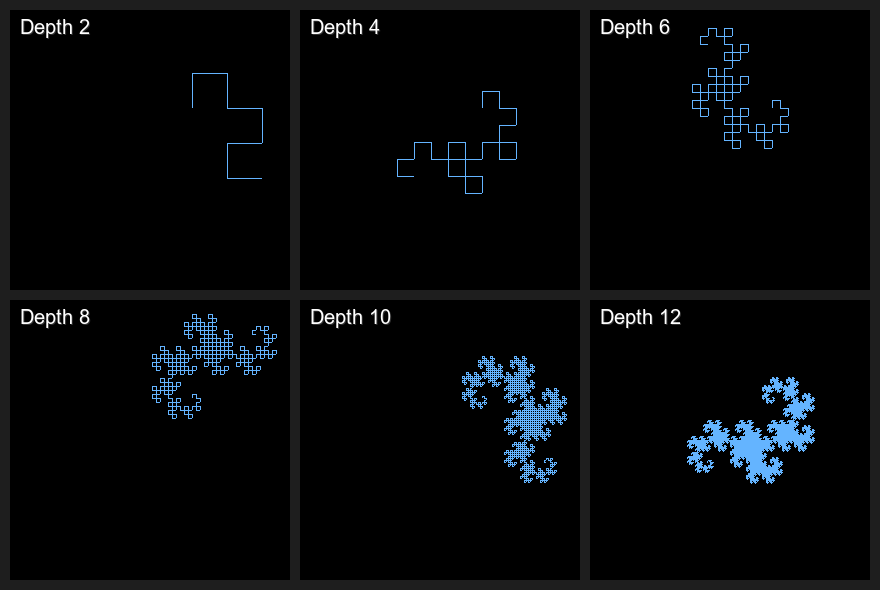

Generate this figure with Python:
"""
Exercise 4.1.2: Dragon Curve Depth Comparison

Generate a comparison grid showing the dragon curve at different
recursion depths (iterations). This visualization demonstrates how
the fractal emerges from simple rules applied repeatedly.
"""

import numpy as np
from PIL import Image, ImageDraw, ImageFont

# Direction constants
LEFT, UP, RIGHT, DOWN = range(4)


def turn_left(direction):
    """Rotate 90 degrees counter-clockwise."""
    return (direction + 3) % 4


def turn_right(direction):
    """Rotate 90 degrees clockwise."""
    return (direction + 1) % 4


def move_forward(canvas, position, step_size, direction, color):
    """Draw a line segment in the current direction."""
    x, y = position
    h, w = canvas.shape[:2]

    if direction == RIGHT:
        end_x = min(x + step_size, w - 1)
        canvas[y, x:end_x] = color
        return (end_x, y)
    elif direction == LEFT:
        start_x = max(x - step_size, 0)
        canvas[y, start_x:x] = color
        return (start_x, y)
    elif direction == UP:
        start_y = max(y - step_size, 0)
        canvas[start_y:y, x] = color
        return (x, start_y)
    elif direction == DOWN:
        end_y = min(y + step_size, h - 1)
        canvas[y:end_y, x] = color
        return (x, end_y)


def invert_sequence(sequence):
    """Swap all L's and R's in the sequence."""
    return ''.join(['L' if char == 'R' else 'R' for char in sequence])


def generate_dragon_sequence(initial_turn, depth):
    """Generate the dragon curve turn sequence recursively."""
    if depth == 0:
        return initial_turn
    else:
        previous = generate_dragon_sequence(initial_turn, depth - 1)
        second_half = invert_sequence(previous[::-1])
        return previous + 'R' + second_half


def draw_dragon_curve(canvas, sequence, start_position, step_size,
                      start_direction, color):
    """Render the dragon curve using turtle graphics."""
    position = start_position
    direction = start_direction

    for turn in sequence:
        position = move_forward(canvas, position, step_size, direction, color)
        if turn == 'R':
            direction = turn_right(direction)
        else:
            direction = turn_left(direction)
    position = move_forward(canvas, position, step_size, direction, color)


def create_dragon_at_depth(depth, cell_size=250, step_size=None, color=(100, 180, 255)):
    """
    Create a single dragon curve image at the specified depth.

    Parameters:
        depth: Recursion depth for the dragon curve
        cell_size: Size of the output image (square)
        step_size: Pixel size per step (auto-calculated if None)
        color: RGB color tuple

    Returns:
        NumPy array with the dragon curve image
    """
    canvas = np.zeros((cell_size, cell_size, 3), dtype=np.uint8)

    # Auto-calculate step size based on depth to fit in cell
    if step_size is None:
        # Larger step for lower depths, smaller for higher
        step_size = max(1, int(cell_size / (2 ** (depth / 2 + 2))))

    # Starting position adjusted for each depth to center the curve
    # Higher depths need to start more to the right and higher up
    start_x = int(cell_size * 0.65)
    start_y = int(cell_size * 0.35)

    sequence = generate_dragon_sequence('R', depth)
    draw_dragon_curve(canvas, sequence, (start_x, start_y), step_size, UP, color)

    return canvas


def add_label(image_array, label, position='top'):
    """Add a text label to an image."""
    image = Image.fromarray(image_array)
    draw = ImageDraw.Draw(image)

    # Try to use a system font, fall back to default
    try:
        font = ImageFont.truetype("arial.ttf", 20)
    except:
        font = ImageFont.load_default()

    # Position the text
    if position == 'top':
        text_position = (10, 5)
    else:
        text_position = (10, image_array.shape[0] - 25)

    # Draw text with a slight shadow for readability
    draw.text((text_position[0] + 1, text_position[1] + 1), label, fill=(50, 50, 50), font=font)
    draw.text(text_position, label, fill=(255, 255, 255), font=font)

    return np.array(image)


# =============================================================================
# Main Script
# =============================================================================

if __name__ == "__main__":
    # Depths to compare
    depths = [2, 4, 6, 8, 10, 12]

    # Grid layout: 2 rows x 3 columns
    rows, cols = 2, 3
    cell_size = 280
    padding = 10

    # Calculate total image size
    total_width = cols * cell_size + (cols + 1) * padding
    total_height = rows * cell_size + (rows + 1) * padding

    # Create the comparison grid with dark gray background
    grid = np.ones((total_height, total_width, 3), dtype=np.uint8) * 30

    # Generate and place each dragon curve
    for idx, depth in enumerate(depths):
        row = idx // cols
        col = idx % cols

        # Create the dragon curve at this depth
        print(f"Generating depth {depth}...")
        dragon_image = create_dragon_at_depth(depth, cell_size)

        # Add depth label
        dragon_image = add_label(dragon_image, f"Depth {depth}")

        # Calculate position in the grid
        x_start = padding + col * (cell_size + padding)
        y_start = padding + row * (cell_size + padding)

        # Place the image in the grid
        grid[y_start:y_start + cell_size, x_start:x_start + cell_size] = dragon_image

    # Save the comparison grid
    result = Image.fromarray(grid)
    result.save('dragon_depth_comparison.png')
    print(f"Comparison grid saved as dragon_depth_comparison.png")
    print(f"Grid size: {total_width}x{total_height} pixels")
